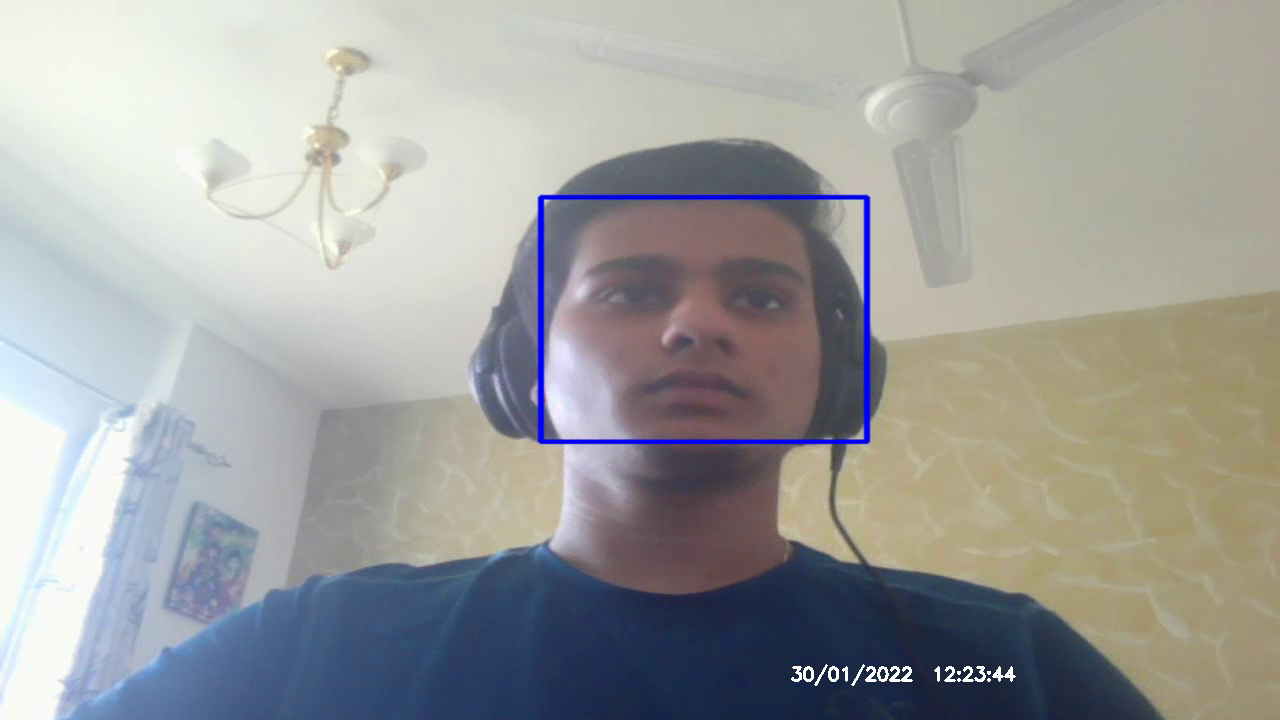
#> input picture frame 17 of Output/Videos/output.avi, 1280 x 720 px, given in place of the camera
$ python test_motion.py
#> lines starting #> are read from the running program, lines starting #| are printed output that depends on the picture; after the words box and inside, x2 and y2 are one past the last pixel; in counts of white or black regions, pixels touching at a corner belong together
import cv2
import numpy as np
from playsound import playsound
from datetime import datetime
import smtplib
import imghdr
from email.message import EmailMessage
from cv2 import subtract
from PIL import Image
import os
import json
import requests

headers = {"Authorization": "Bearer ya29.A0ARrdaM8G3n5cExNSrR8UnC370rDGr6i3fv3idQo10U0UtQcqjQOlJlZ2jeOMRB7Fvi8v_mSJJiJoKYclKx0StOm3YFQlNmJ3PLsYw4imy8AoCd9OoZH-QJc3goWqYeH0xIXW5IEscfUyvumMOuWuQy7Okg5b"}

para = {
    "name": "recording.avi",
}


def save_img(img):
   img_name = "C:\\Users\eshan\OneDrive\Documents\Hello World\Output\Photos"+ now.strftime("\img_%d!%m!%Y_%H!%M!%S") + ".jpg"
   cv2.imwrite(img_name,img)

face_cascade = cv2.CascadeClassifier(cv2.data.haarcascades + 'haarcascade_frontalface_default.xml')

cap = cv2.VideoCapture(0)
frame_width = int( cap.get(cv2.CAP_PROP_FRAME_WIDTH))

frame_height =int( cap.get( cv2.CAP_PROP_FRAME_HEIGHT))

fourcc = cv2.VideoWriter_fourcc(*'XVID')

out = cv2.VideoWriter("C:\\Users\eshan\OneDrive\Documents\Hello World\Output\Videos\output.avi", fourcc, 5.0, (1280,720))

ret, frame1 = cap.read()
#> frame1 is the input picture: shape (720, 1280, 3); mean B, G, R 157.9, 159.3, 158.4
ret, frame2 = cap.read()
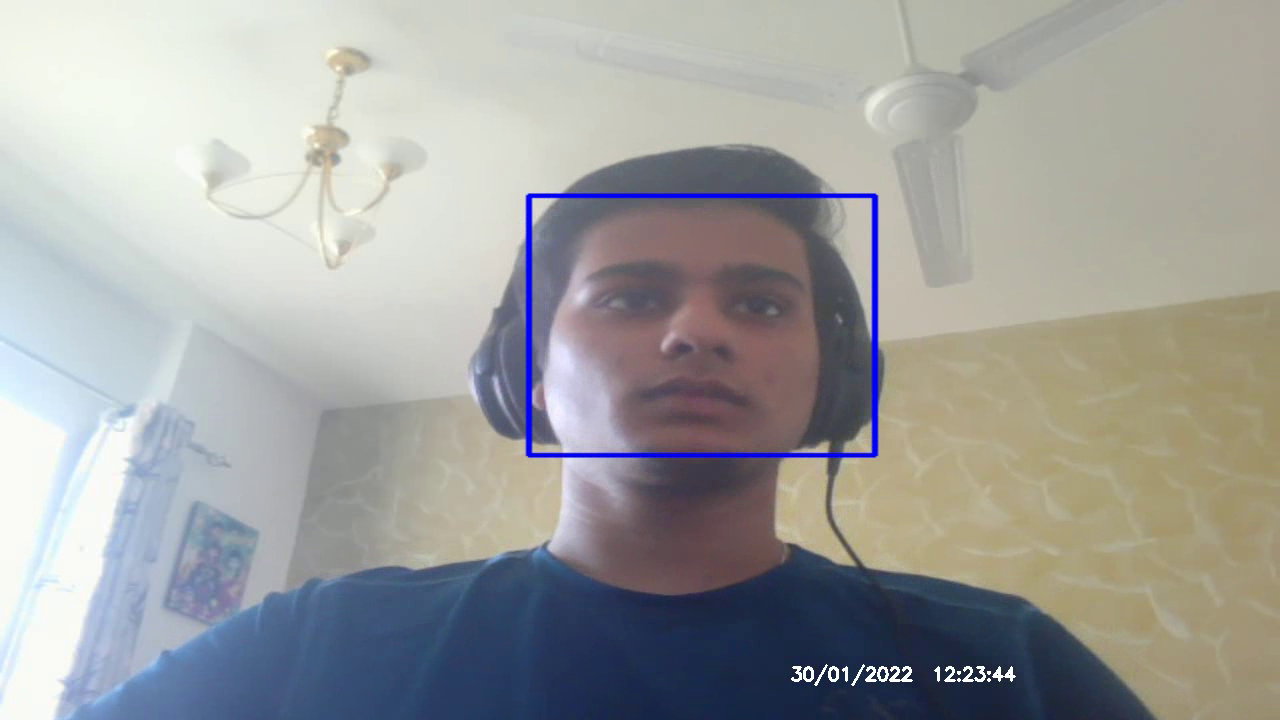
#> input picture frame 18 of Output/Videos/output.avi, 1280 x 720 px, given in place of the camera
#> frame2 is the input picture: shape (720, 1280, 3); mean B, G, R 158.5, 159.8, 159.1
print(frame1.shape)
#| (720, 1280, 3)

num = 900000
min15_timer = num
min15_timer_face = num

while cap.isOpened():
    now = datetime.now()
    min15_timer=min15_timer+1
    min15_timer_face=min15_timer_face+1
    diff = cv2.absdiff(frame1, frame2)
    gray_frame2 = cv2.cvtColor(frame2, cv2.COLOR_BGR2GRAY)
    gray = cv2.cvtColor(diff, cv2.COLOR_BGR2GRAY)
    blur = cv2.GaussianBlur(gray, (5,5), 0)
    _, thresh = cv2.threshold(blur, 20, 255, cv2.THRESH_BINARY)
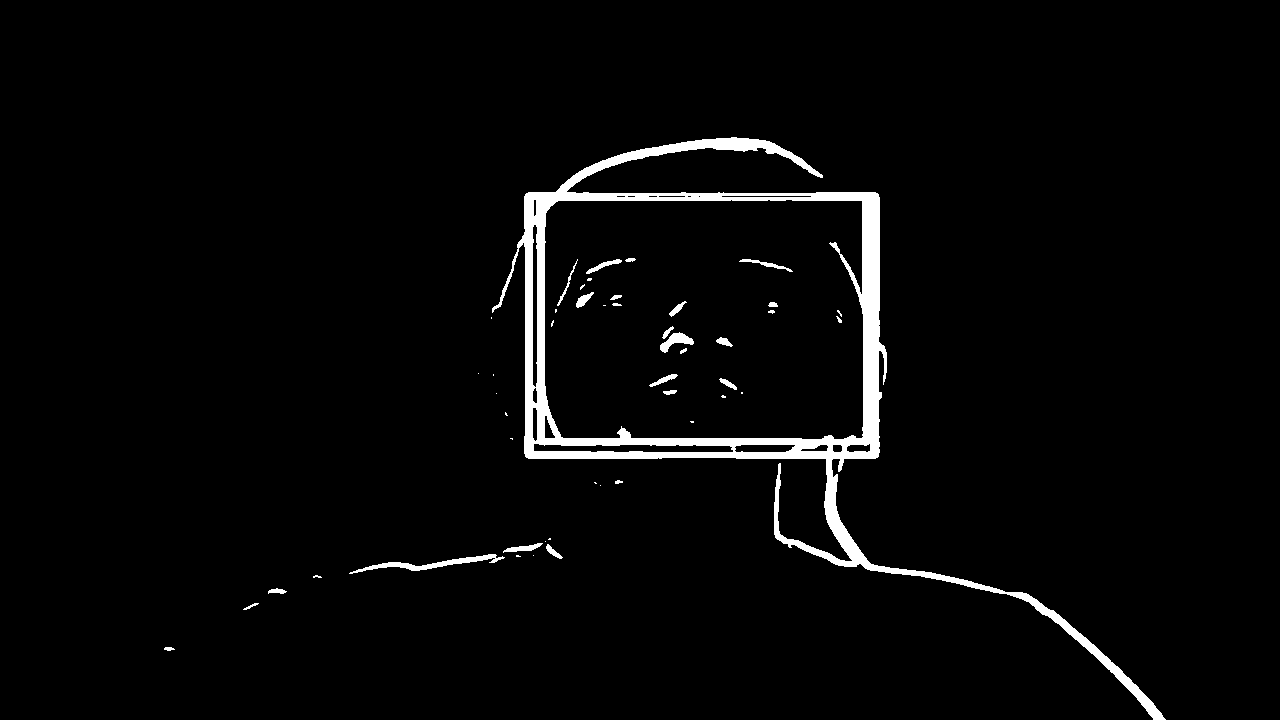
#> thresh: shape (720, 1280); 3% white; 48 white regions (23 under 20 px), largest, box (x1, y1, x2, y2) and area: (492, 137, 1166, 720) 24648, (349, 554, 505, 574) 734, (660, 332, 694, 353) 307
    dilated = cv2.dilate(thresh, None, iterations=3)
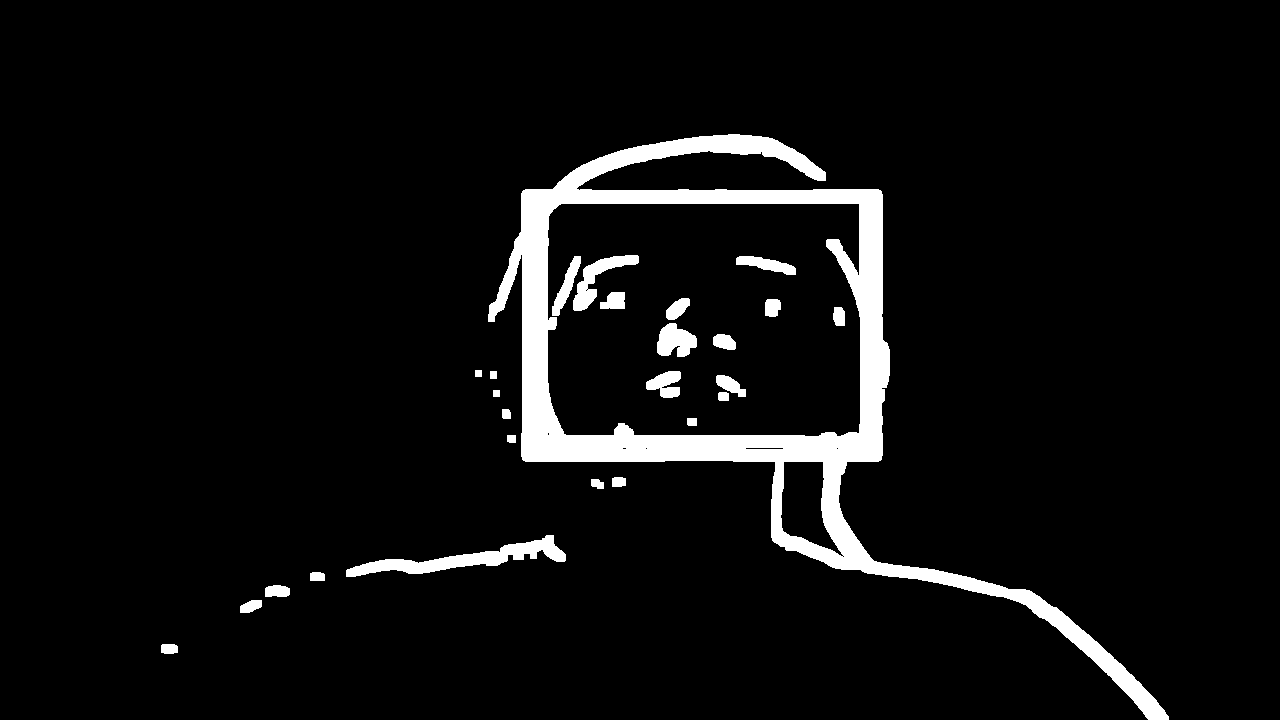
#> dilated: shape (720, 1280); 5.8% white; 26 white regions
    contours, _ = cv2.findContours(dilated, cv2.RETR_TREE, cv2.CHAIN_APPROX_SIMPLE)
#> contours = 36 contours, 7 with area under 20; largest, box (x1, y1, x2, y2) and area: (488, 134, 1169, 720) 115350, (547, 203, 861, 437) 70996, (780, 461, 844, 557) 3395, (346, 535, 566, 577) 2616, (573, 255, 639, 311) 1075

    # Detect the faces
    faces = face_cascade.detectMultiScale(gray_frame2, 1.2, 7)
#> faces = [[567, 192, 270, 270]]


    for (x, y, w, h) in faces:
        cv2.rectangle(frame2, (x, y), (x+w, y+h), (255, 0, 0), 2)
        if min15_timer_face>num:
            min15_timer_face=0

            # Image saving
            im = Image.fromarray(frame2)
            im.save("img.png")

             # email creation
            EMAIL_ADDRESS = 'cctvc0285@gmail.com'
            EMAIL_PASSWORD = 'cctvcctv123'

            contacts = ['cctvc0285@gmail.com']

            msg = EmailMessage()
            msg['Subject'] = 'Detected !!!'
            msg['From'] = EMAIL_ADDRESS
            msg['To'] = contacts
            msg.set_content('Alert!! Suspect face detected!!')

            files = []
            files.append('img.png')

            for img in files :
                with open(img,'rb') as f:
                  file_data = f.read()
                  file_type = imghdr.what(f.name)
                  file_name = f.name
                  print(file_name+file_type)
                  msg.add_attachment(file_data, maintype = 'image' , subtype = file_type, filename = file_name)

            # sending email
#> (the run stopped early here; a loop or call above may not have finished)

$ run again, starting later in the video
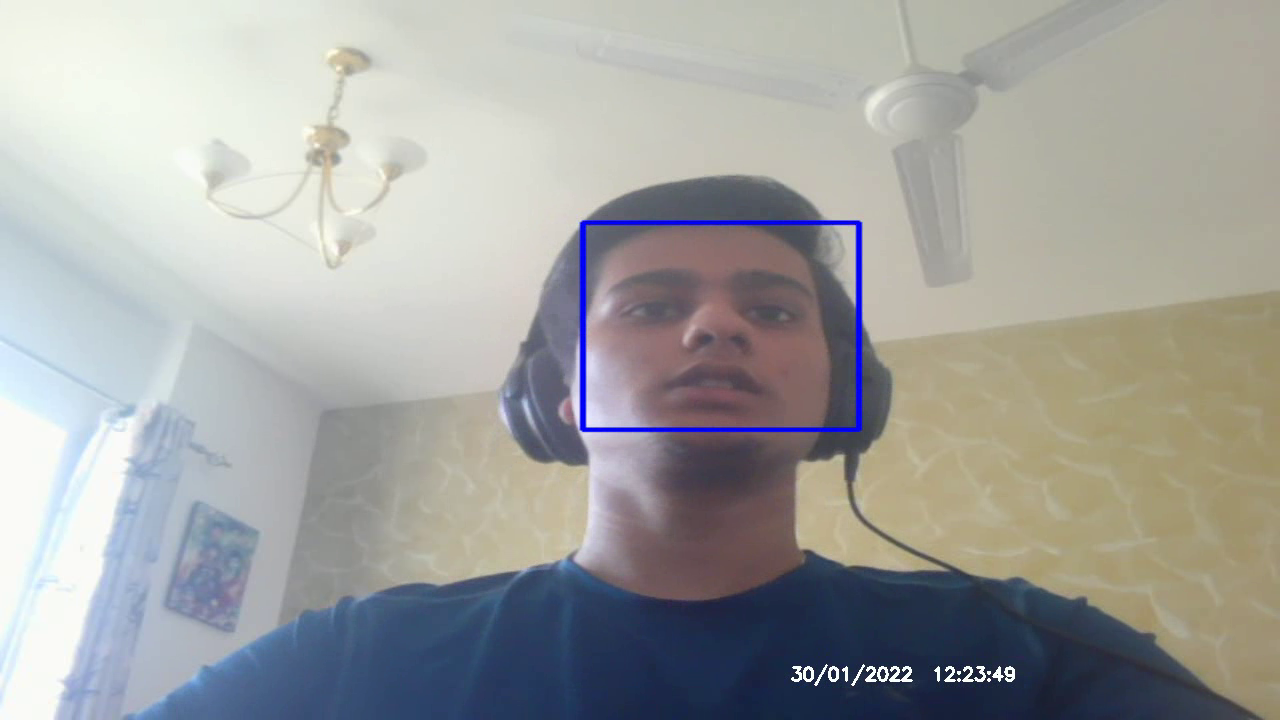
#> input picture frame 79 of Output/Videos/output.avi, 1280 x 720 px, given in place of the camera
#> frame1 is the input picture: shape (720, 1280, 3); mean B, G, R 159.7, 161.8, 161.1
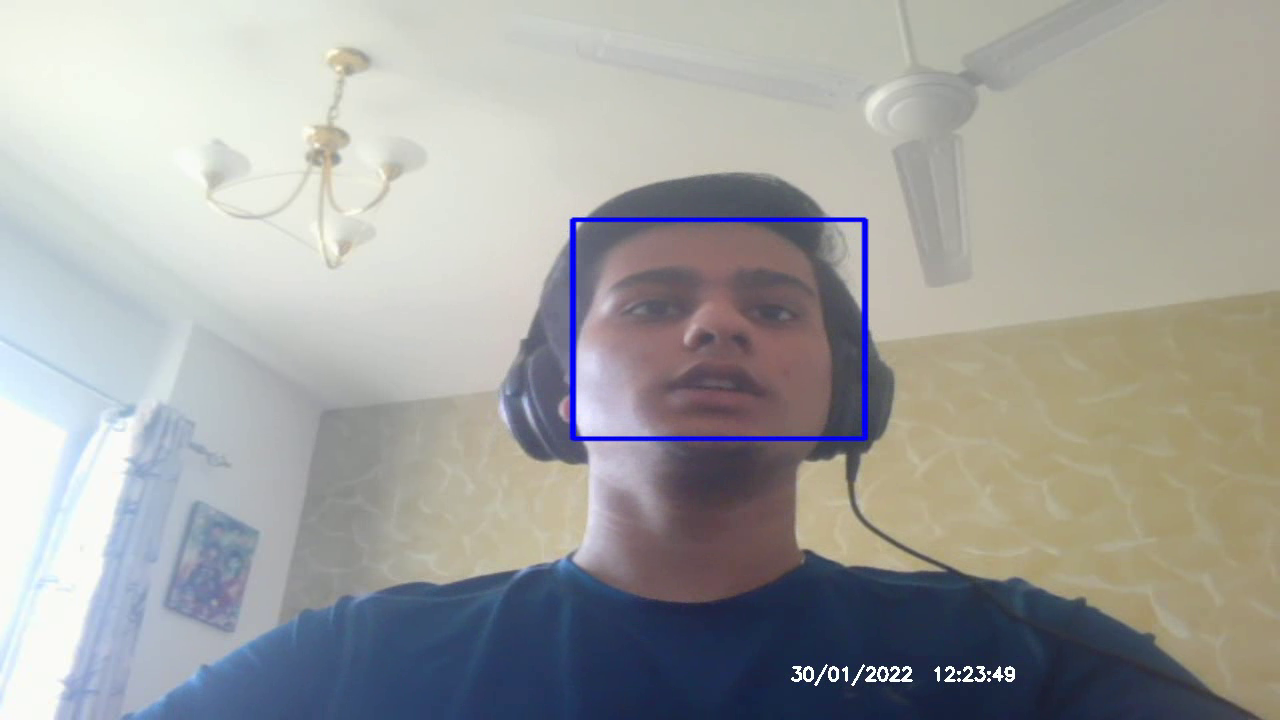
#> input picture frame 80 of Output/Videos/output.avi, 1280 x 720 px, given in place of the camera
#> frame2 is the input picture: shape (720, 1280, 3); mean B, G, R 159.9, 161.7, 161.1
#| (720, 1280, 3)
#> thresh: shape (720, 1280); 1.8% white; 34 white regions (22 under 20 px), largest, box (x1, y1, x2, y2) and area: (567, 172, 888, 443) 15411, (891, 542, 973, 576) 434, (882, 368, 895, 434) 215
#> `dilated = cv2.dilate(thresh, None, iterations=3)`:
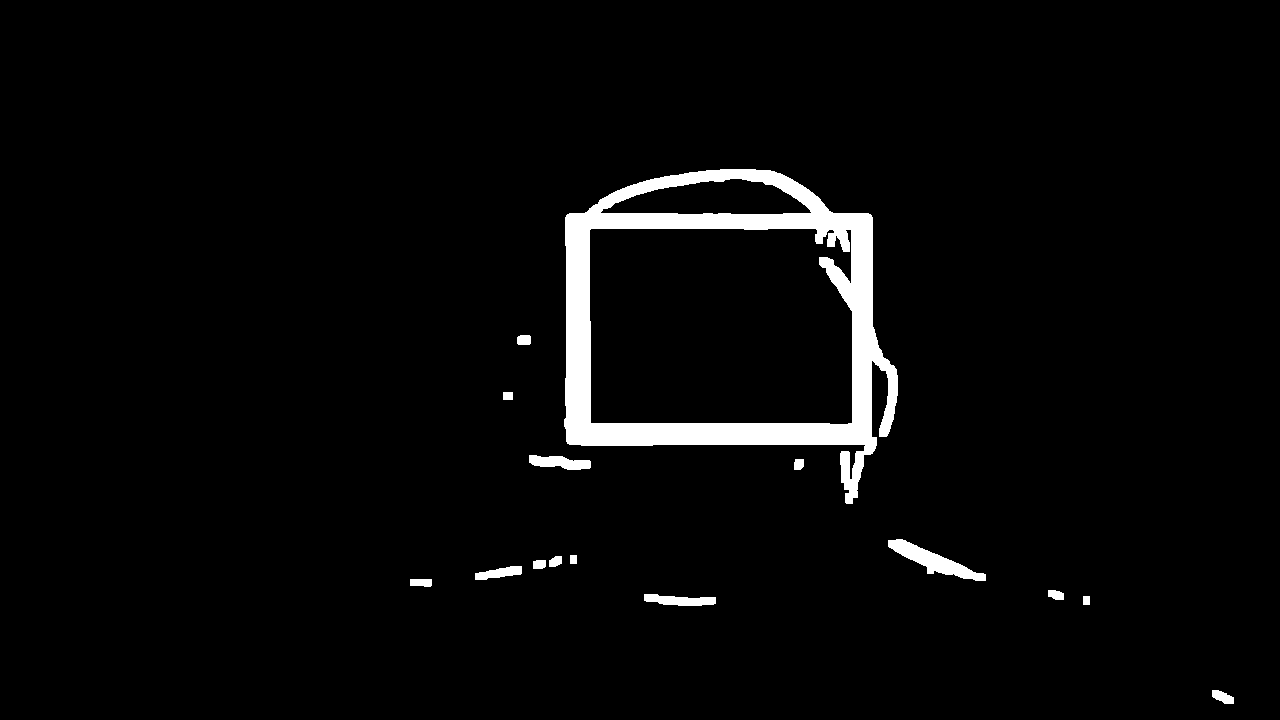
#> dilated: shape (720, 1280); 3.4% white; 15 white regions
#> contours = 17 contours; largest, box (x1, y1, x2, y2) and area: (564, 169, 898, 504) 80496, (589, 228, 853, 425) 50015, (600, 178, 812, 215) 5124, (888, 539, 986, 581) 1286, (529, 455, 591, 470) 554
#> faces = ()
#> after the loop `for (x, y, w, h) in faces:`: min15_timer_face = 900001
